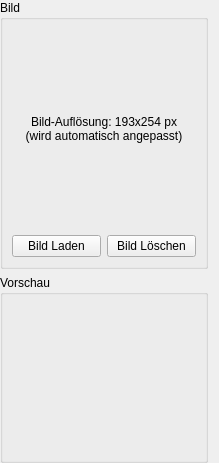
      <widget class="QWidget" name="scrollAreaWidgetContents_3">
       <property name="geometry">
        <rect>
         <x>0</x>
         <y>0</y>
         <width>219</width>
         <height>463</height>
        </rect>
       </property>
       <layout class="QVBoxLayout" name="verticalLayout_13">
        <property name="leftMargin">
         <number>0</number>
        </property>
        <property name="topMargin">
         <number>0</number>
        </property>
        <property name="bottomMargin">
         <number>0</number>
        </property>
        <item>
         <widget class="QGroupBox" name="groupBox_3">
          <property name="title">
           <string>Bild</string>
          </property>
          <layout class="QGridLayout" name="gridLayout_6">
           <item row="2" column="0">
            <widget class="QPushButton" name="buttonLoadImage">
             <property name="text">
              <string>Bild Laden</string>
             </property>
            </widget>
           </item>
           <item row="2" column="1">
            <widget class="QPushButton" name="buttonDeleteImage">
             <property name="text">
              <string>Bild Löschen</string>
             </property>
            </widget>
           </item>
           <item row="1" column="0" colspan="2">
            <widget class="QLabel" name="labelImage">
             <property name="minimumSize">
              <size>
               <width>0</width>
               <height>200</height>
              </size>
             </property>
             <property name="text">
              <string>Bild-Auflösung: 193x254 px
(wird automatisch angepasst)</string>
             </property>
             <property name="alignment">
              <set>Qt::AlignmentFlag::AlignCenter</set>
             </property>
            </widget>
           </item>
          </layout>
         </widget>
        </item>
        <item>
         <widget class="QGroupBox" name="groupBox">
          <property name="title">
           <string>Vorschau</string>
          </property>
          <layout class="QVBoxLayout" name="verticalLayout_8">
           <item>
            <widget class="QLabel" name="lblWerte">
             <property name="sizePolicy">
              <sizepolicy hsizetype="Preferred" vsizetype="Preferred">
               <horstretch>0</horstretch>
               <verstretch>0</verstretch>
              </sizepolicy>
             </property>
             <property name="text">
              <string>&lt;html&gt;&lt;head/&gt;&lt;body&gt;&lt;p&gt;&lt;br/&gt;&lt;/p&gt;&lt;/body&gt;&lt;/html&gt;</string>
             </property>
             <property name="textFormat">
              <enum>Qt::TextFormat::RichText</enum>
             </property>
             <property name="alignment">
              <set>Qt::AlignmentFlag::AlignLeading|Qt::AlignmentFlag::AlignLeft|Qt::AlignmentFlag::AlignTop</set>
             </property>
             <property name="wordWrap">
              <bool>true</bool>
             </property>
            </widget>
           </item>
           <item>
            <spacer name="verticalSpacer_4">
             <property name="orientation">
              <enum>Qt::Orientation::Vertical</enum>
             </property>
             <property name="sizeHint" stdset="0">
              <size>
               <width>20</width>
               <height>0</height>
              </size>
             </property>
            </spacer>
           </item>
          </layout>
         </widget>
        </item>
       </layout>
      </widget>
